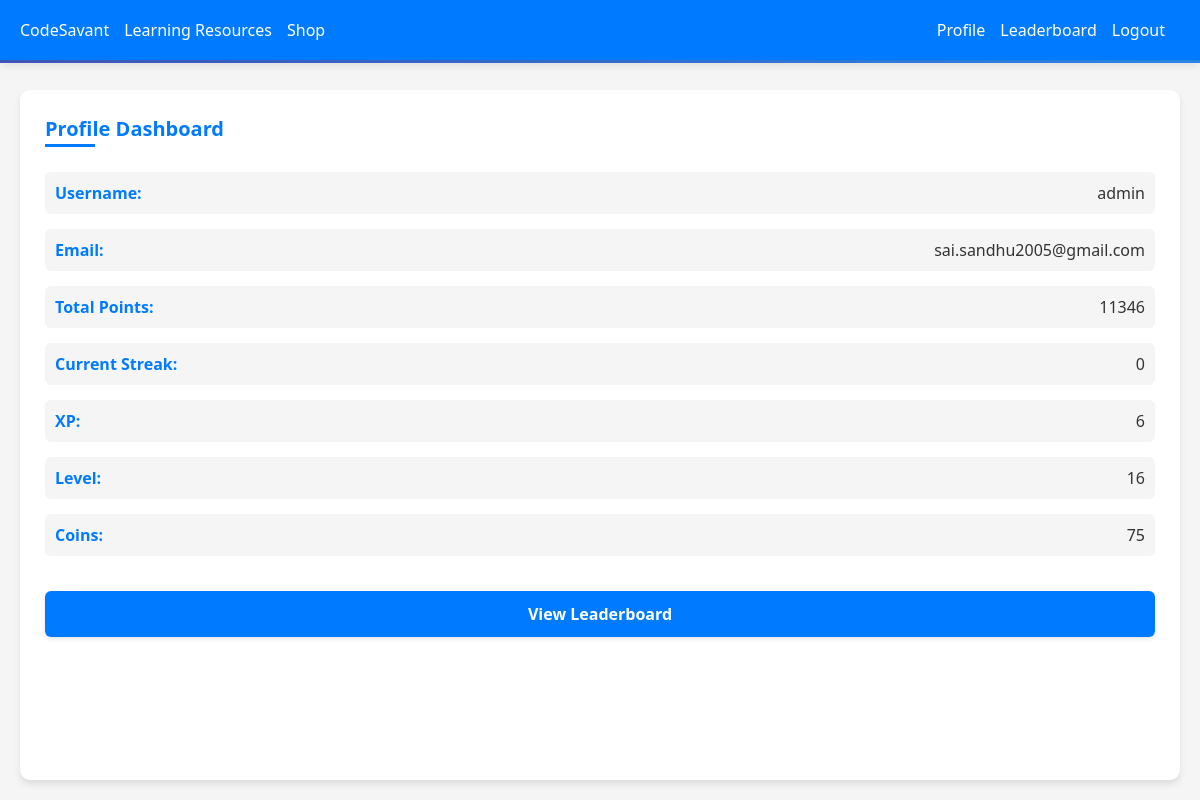
Screenshot of /accounts/profile/ (signed in) with the database file from the repository.
### accounts/models.py (models this page shows, shortened)
class Profile(models.Model):
    user = models.OneToOneField(User, on_delete=models.CASCADE)
    points = models.IntegerField(default=0)
    streak = models.IntegerField(default=0)
    xp = models.IntegerField(default=0)       # Experience points
    level = models.IntegerField(default=1)      # Starting at level 1
    coins = models.IntegerField(default=0)

### accounts/views.py (the view)
# urls.py: path('profile/', profile_dashboard, name='profile_dashboard'),
@login_required
def profile_dashboard(request):
    profile, created = Profile.objects.get_or_create(user=request.user)
    return render(request, 'accounts/profile.html', {'profile': profile})

### accounts/templates/accounts/profile.html (shortened to what this page needs)
{% extends 'code_assistant/base.html' %}
{% block content %}
<div class="right-panel profile-dashboard">
    <div class="panel-header">Profile Dashboard</div>
    <div class="profile-info">
        <div class="info-item">
            <span class="info-label">Username:</span>
            <span class="info-value">{{ request.user.username }}</span>
        </div>
        <div class="info-item">
            <span class="info-label">Email:</span>
            <span class="info-value">{{ request.user.email }}</span>
        </div>
        <div class="info-item">
            <span class="info-label">Total Points:</span>
            <span class="info-value">{{ profile.points }}</span>
        </div>
        <div class="info-item">
            <span class="info-label">Current Streak:</span>
            <span class="info-value">{{ profile.streak }}</span>
        </div>
        <div class="info-item">
            <span class="info-label">XP:</span>
            <span class="info-value">{{ profile.xp }}</span>
        </div>
        <div class="info-item">
            <span class="info-label">Level:</span>
            <span class="info-value">{{ profile.level }}</span>
        </div>
        <div class="info-item">
            <span class="info-label">Coins:</span>
            <span class="info-value">{{ profile.coins}}</span>
        </div>
    </div>
    <a href="{% url 'leaderboard' %}" class="leaderboard-link">View Leaderboard</a>
</div>
{% endblock %}

### accounts/templates/accounts/profile.html (style rules this page uses)
.profile-dashboard { animation: fadeIn 0.8s ease-out; }
.profile-info { display: flex; flex-direction: column; gap: 15px; margin-bottom: 20px; }
.info-item { display: flex; justify-content: space-between; align-items: center; padding: 10px; background-color: var(--bg-color); border-radius: 6px; transition: transform 0.2s ease; }
.info-label { font-weight: 600; color: var(--primary-color); }
.info-value { color: var(--text-color); }
.leaderboard-link { display: inline-block; background: var(--primary-color); color: white; padding: 12px 24px; border-radius: 6px; text-decoration: none; font-weight: 600; text-align: center; transition: transform 0.2s ease, background-color 0.3s ease; box-shadow: 0 2px 4px rgba(0,0,0,0.1); }

### rows the page displays
Profile: points "11346", streak "0", xp "6", level "16", coins "75"

### other values shown
{{ request.user.username }} "admin"
{{ request.user.email }} "sai.sandhu2005@gmail.com"
